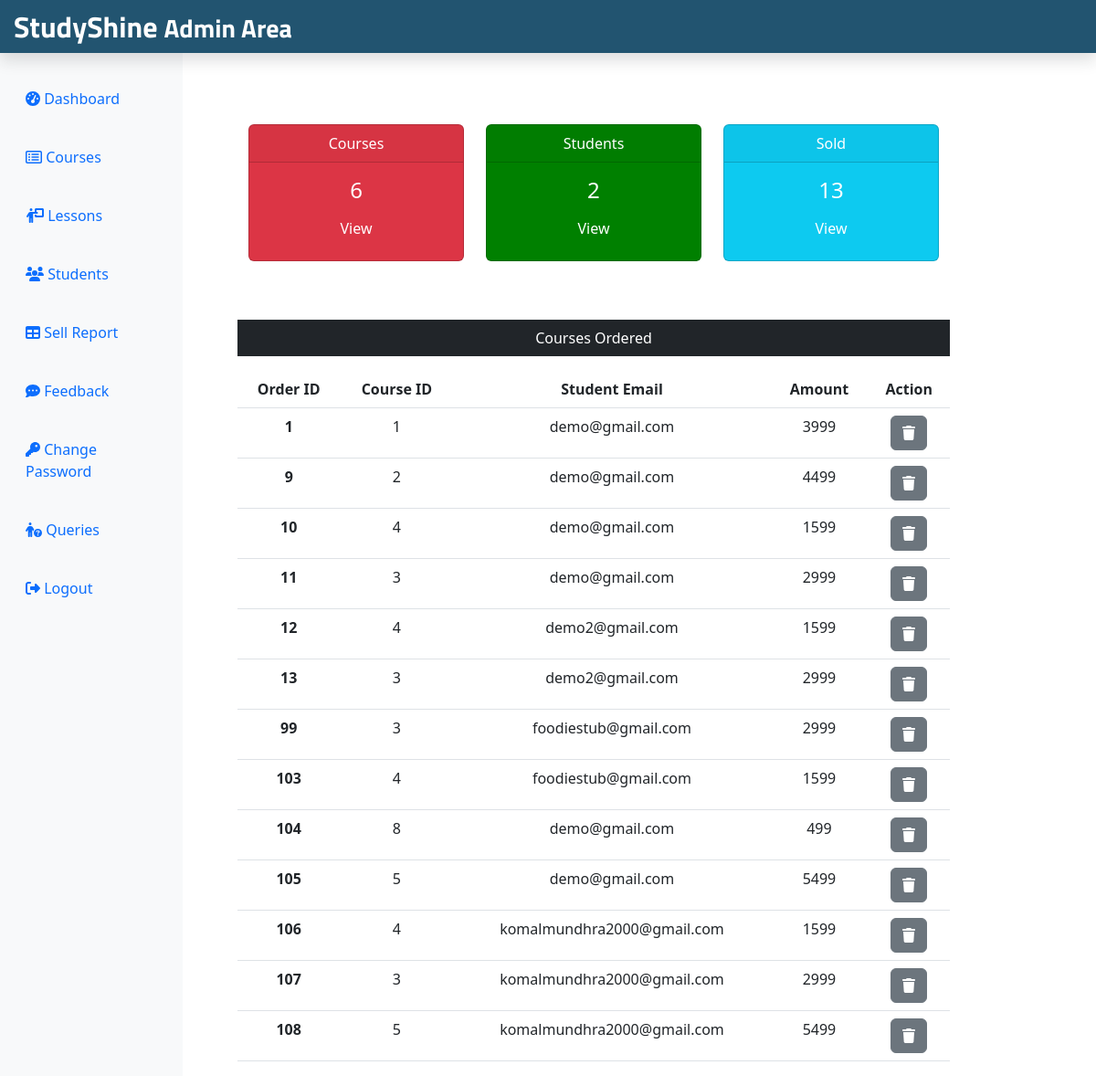
The app's page /Admin/admindashboard.php (signed in) with its own data.
### tables this page shows
CREATE TABLE `payment` (
  `p_id` int(11) NOT NULL,
  `p_date` date NOT NULL,
  `stu_name` text NOT NULL,
  `stu_email` text NOT NULL,
  `course_id` int(11) NOT NULL,
  `course_price` int(11) NOT NULL
);

### Admin/admindashboard.php (the view, shortened to what this page needs)
<?php
include('./adminInclude/header.php');
include('../dbConnection.php');
$sql = "SELECT *FROM course";
$result = $conn->query($sql);
$totalcourse = $result->num_rows;
$sql = "SELECT *FROM student";
$result = $conn->query($sql);
$totalstu = $result->num_rows;
$sql = "SELECT *FROM payment";
$result = $conn->query($sql);
$totalsold = $result->num_rows;
?>
<div class="col-sm-9 mt-5">
<div class="row mx-5 text-center">
    <div class="col-sm-4 mt-5">
        <div class="card text-white bg-danger mb-3" style="max-width: 18rem;">
        <div class="card-header">Courses</div>
        <div class="card-body">
        <h4 class="card-title">
        <?php echo $totalcourse ?>
        </h4>
        <a class="btn text-white" href="coursead.php">View</a>
        </div>
    </div>
</div>
<div class="col-sm-4 mt-5">
        <div class="card text-white mb-3" style="max-width: 18rem; background:green;">
        <div class="card-header">Students</div>
        <div class="card-body">
        <h4 class="card-title">
        <?php echo $totalstu ?>
        </h4>
        <a class="btn text-white" href="students.php">View</a>
        </div>
    </div>
</div>
<div class="col-sm-4 mt-5">
        <div class="card text-white bg-info mb-3" style="max-width: 18rem;">
        <div class="card-header">Sold</div>
        <div class="card-body">
        <h4 class="card-title">
        <?php echo $totalsold ?>
        </h4>
        <a class="btn text-white" href="sellReport.php">View</a>
        </div>
    </div>
</div>
</div>
<div class="mx-5 mt-5 text-center">
    <p class="bg-dark text-white p-2"> Courses Ordered</p>
    <?php
    $sql = "SELECT *FROM payment";
    $result = $conn->query($sql);
    if($result->num_rows >0) {
        echo'
    <table class="table">
        <thead>
            <tr>
                <th scope="col">Order ID</th>
                <th scope="col">Course ID</th>
                <th scope="col">Student Email</th>
                <th scope="col">Amount</th>
                <th scope="col">Action</th>
            </tr>
        </thead>
    <tbody>';
    while($row = $result->fetch_assoc()){
        echo '<tr>';
          echo '<th scope="row">'.$row["p_id"].'</th>';
             echo '<td>'.$row["course_id"].'</td>';
              echo '<td>'.$row["stu_email"].'</td>';
                echo'<td>'.$row["course_price"].'</td>';
              echo'<td>
              <form action = "" method = "POST" class = "d-inline"> <input type = "hidden" name = "id" value ="'.$row["p_id"].'">
              <button type = "submit" class="btn btn-secondary" name = "delete" value="Delete"><i class="fa-solid fa-trash"></i></button></td>';
       echo' </tr>';
    }
   echo '</tbody>
</table>';
    } else {
        echo "0 Results";
    }
?>
</div>
</div>
</div>
</div>
<?php
include('./adminInclude/footer.php');
?>

### records on screen
payment: p_id "1", course "1", stu_email "demo@gmail.com", course_price "3999"
payment: p_id "9", course "2", stu_email "demo@gmail.com", course_price "4499"
payment: p_id "10", course "4", stu_email "demo@gmail.com", course_price "1599"
payment: p_id "11", course "3", stu_email "demo@gmail.com", course_price "2999"
payment: p_id "12", course "4", stu_email "demo2@gmail.com", course_price "1599"
payment: p_id "13", course "3", stu_email "demo2@gmail.com", course_price "2999"
payment: p_id "99", course "3", stu_email "foodiestub@gmail.com", course_price "2999"
payment: p_id "103", course "4", stu_email "foodiestub@gmail.com", course_price "1599"
payment: p_id "104", course "8", stu_email "demo@gmail.com", course_price "499"
payment: p_id "105", course "5", stu_email "demo@gmail.com", course_price "5499"
payment: p_id "106", course "4", stu_email "komalmundhra2000@gmail.com", course_price "1599"
payment: p_id "107", course "3", stu_email "komalmundhra2000@gmail.com", course_price "2999"
payment: p_id "108", course "5", stu_email "komalmundhra2000@gmail.com", course_price "5499"

### other values on screen
$totalcourse "6"
$totalstu "2"
$totalsold "13"
